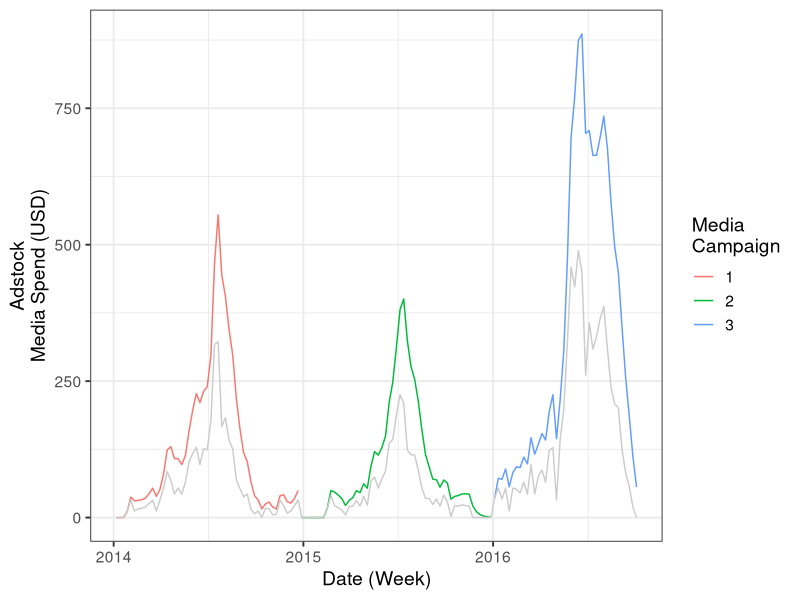
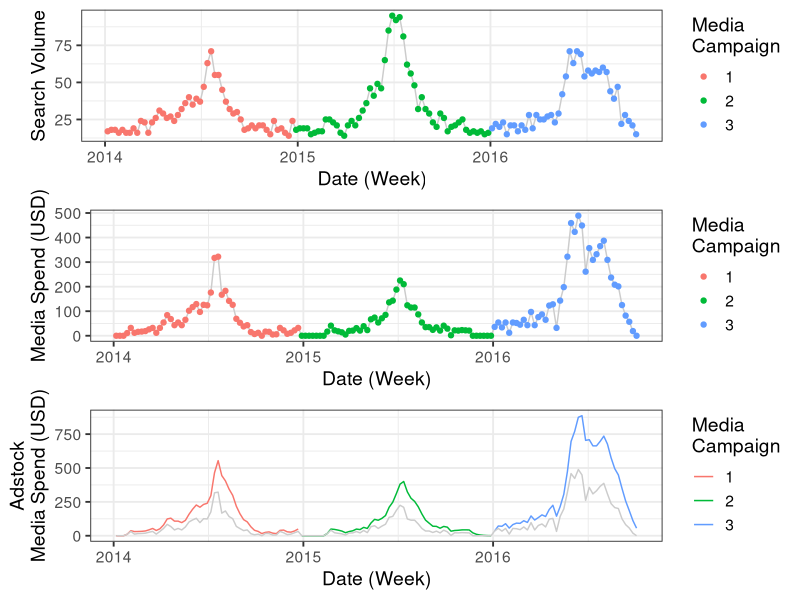
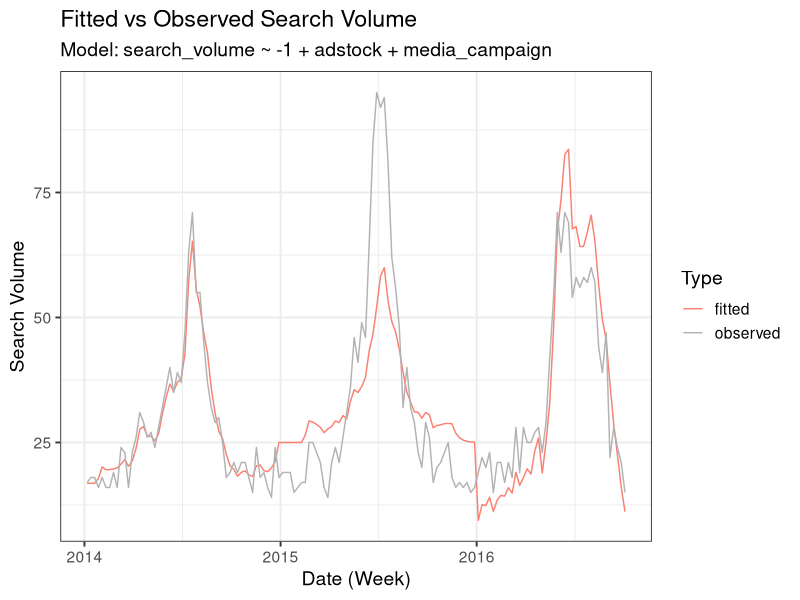
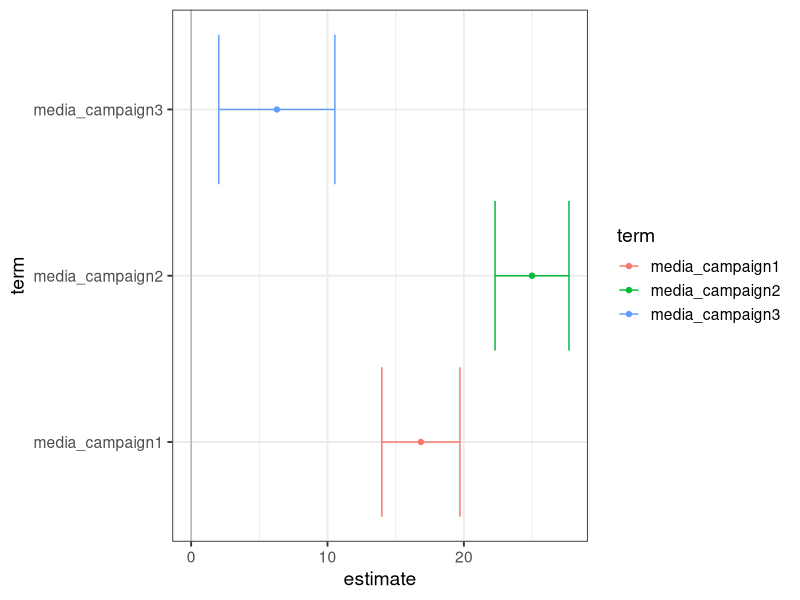

Recreate these plots in R, in order. (Note: this script raises an error after producing the figures.)



# REQUIREMENTS ----
# libraries requierements ----
sapply(c(# manupulation & transformation libraries
         'here', 'tidyverse', 'lubridate',
         # plotting extras 
         'gridExtra',
         # modeling libraries
         'arm', 'forecast', 'broom', 
         # shiny libraries
         'shiny'), 
       function(pkg){
          res <- require(pkg, character.only = T, quietly = T)
          
          if(!res){
            message('...downloading pckg...')
            install.packages(pkg)
            message('...installed pckg...')
            
            res <- require(pkg, character.only = T, quietly = T)
          }
          
          return(res)
        })

# ggplot theme bw default with bigger font size
theme_set(theme_bw(base_size = 14))


# project working directory ----
setwd(here::here())
getwd()


# DATA ----
# reading data ----
tbl_data <- 
  read_csv("data.csv") %>% 
  # column name modifications to standard
  rename_all(function(col){
    col %>% 
      tolower %>% 
      str_replace_all(" ", "_") %>% 
      str_replace_all("\\(", "") %>% 
      str_replace_all("\\)", "") 
  }) %>% 
  # date_week to date type 
  mutate(date_week_fmt = dmy(date_week))

# EDA ----
tbl_data %>% dim() # 144 x 5
tbl_data %>% summary() # jan 2014 to oct 2016

# The advertising has specifically intended to increase in Search volumes and over time three different (non-overlapping) advertising campaigns have been used.

# searh volume ----
gg.1 <- 
  tbl_data %>% 
  ggplot(aes(x = date_week_fmt, 
             y = search_volume)) + 
  geom_line(color = 'gray80') + 
  geom_point(aes(color = factor(media_campaign))) + 
  ylab('\nSearch Volume') + 
  xlab('Date (Week)') + 
  guides(color = guide_legend("Media\nCampaign"))

# media spend ----
gg.2 <- 
  tbl_data %>% 
  ggplot(aes(x = date_week_fmt, 
             y = media_spend_usd)) + 
  geom_line(color = 'gray80') + 
  geom_point(aes(color = factor(media_campaign))) + 
  ylab('\nMedia Spend (USD)') + 
  xlab('Date (Week)') + 
  guides(color = guide_legend("Media\nCampaign"))

# grid.arrange(gg.1, gg.2, ncol = 1)


# ADSTOCK ----

# (filter) Applies linear filtering to a univariate time series or to each series separately of a multivariate time series
# x: a univariate or multivariate time series.
# filter: a vector of filter coefficients in reverse time order (as for AR or MA coefficients).
# method: Either "convolution" or "recursive" (and can be abbreviated). If "convolution" a moving average is used: if "recursive" an autoregression is used.


# adstock function ----
fun_adstock_calc <- 
  function(spend, rf){
    # adstock (i) = Spend (i) + [ rf x Adstock (i-1) ]
    # Input: 
    # - spend: vector of media spend
    # - rf: retention factor [0, 1]
    # Output:
    # - adstock: adstock measure
    
    adstock <- stats::filter(spend, rf, method = 'recursive') %>% 
      as.numeric()
    return(adstock)
}

# adstock (reactive)  ----

# input variable shiny
fct_rf <- .5 
tbl_adstock <- 
  tbl_data %>% 
  mutate_at('media_campaign', factor) %>% 
  arrange(date_week_fmt) %>% 
  group_by(media_campaign) %>% 
  mutate(adstock = fun_adstock_calc(media_spend_usd, fct_rf)) %>% 
  ungroup()

gg.3 <- 
  tbl_adstock %>% 
  ggplot(aes(x = date_week_fmt, 
             y = adstock)) + 
  geom_line(aes(color = factor(media_campaign)) ) + 
  geom_line(aes(y = media_spend_usd), color = 'gray80' ) +
  ylab('Adstock\nMedia Spend (USD)') + 
  xlab('Date (Week)') + 
  guides(color = guide_legend("Media\nCampaign"))
gg.3

grid.arrange(gg.1, gg.2, gg.3, ncol = 1)



# MODELS ----

# Model 1 ----
tbl_mod <- tbl_adstock %>% 
  mutate(lag = lag(media_spend_usd))

# model 1 function ----
fun_model_lm <- 
  function(tbl_mod){
    # Input: 
    # - tbl_mod: data
    # Output: 
    # - list of elements: 
    #   * mod: model
    #   * tab_eff: model coeficients and intervals
    #   * tab_fit: model fit 
    mod <- lm(formula = "search_volume ~ -1 + adstock + media_campaign ", 
              data = tbl_mod)
    mod %>% glance
    mod %>% summary()
    
    tab_eff <- mod %>% tidy()
    
    tab_fit <- tbl_mod %>% 
      left_join(mod %>% 
                  augment %>% 
                  mutate(date_week_fmt = tbl_mod$date_week_fmt) %>% 
                  dplyr::select(date_week_fmt, .fitted, .resid), 
                by = "date_week_fmt" ) %>% 
      dplyr::select(date_week_fmt, observed = search_volume, fitted = .fitted) %>% 
      gather(Type, value, -date_week_fmt) 
    
    return(list(mod = mod, 
                tab_eff = tab_eff, 
                tab_fit = tab_fit))  
  }
mod_list_1 <- fun_model_lm(tbl_adstock)
mod_list_1$mod %>% glance
mod_list_1$tab_eff


# chart fit ----
mod_list_1$tab_fit %>% 
  ggplot(aes(x = date_week_fmt, 
             y = value, 
             color = Type)) + 
  geom_line() + 
  scale_color_manual(values = c('salmon', 'gray70')) + 
  ylab('Search Volume') + 
  xlab('Date (Week)') + 
  ggtitle("Fitted vs Observed Search Volume", 
         paste("Model:", as.character(mod_list_1$mod$call)[2]) )


# campaign efficiencies ----
td <- tidy(mod_list_1$mod, conf.int = TRUE)
td %>% 
  filter(str_detect(term, "media")) %>% 
  ggplot(aes(estimate, term, color = term)) +
  geom_point() +
  geom_errorbarh(aes(xmin = conf.low, xmax = conf.high)) +
  geom_vline(xintercept = 0, color = 'gray70')




# model 2 ----

# model 2 function ----
fun_model_lmer <- 
  function(tbl_mod){
    # Input: 
    # - tbl_mod: data
    # Output: 
    # - list of elements: 
    #   * mod: model
    #   * tab_eff: model coeficients and intervals
    #   * tab_fit: model fit 
    mod <- lm(formula = "media_spend_usd ~ adstock ", 
              data = tbl_mod)
    mod %>% glance
    mod %>% summary()
    
    tab_fit <- 
    return(mod)  
    }

mod_1 <- 
  tbl_adstock %>% 
  mutate(lag = lag(media_spend_usd)) %>% 
  fun_model_lm

mod_1 %>% tidy()
mod_1 %>% summary()


coef(mod_1)
